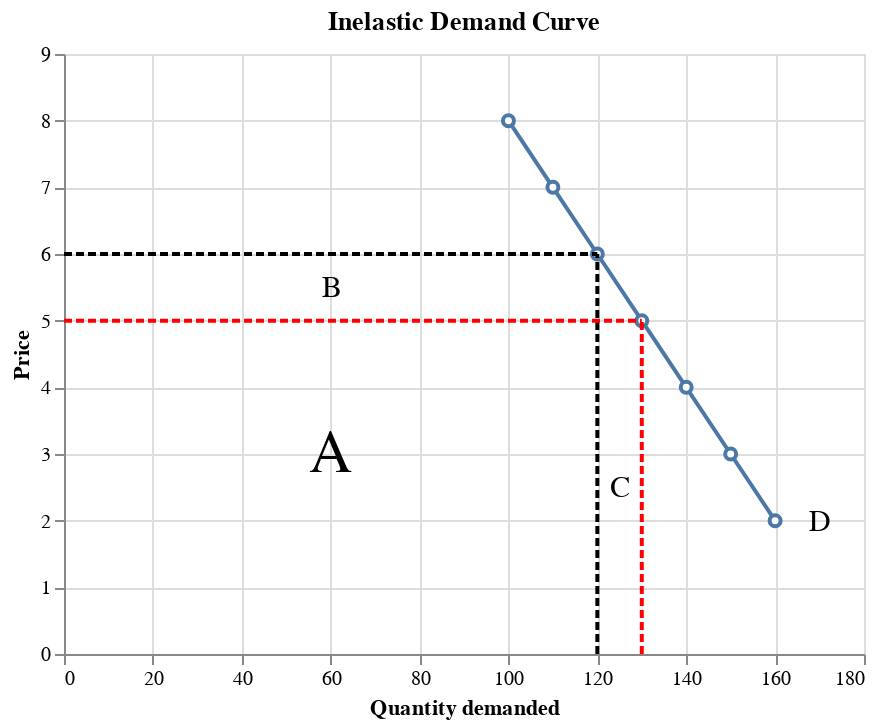

Notebook source saved alongside this figure:
### Markdown cell above
## Elasticity and Total Revenue

Total revenue
: Total value of sales of a good or service.
: <math xmlns="http://www.w3.org/1998/Math/MathML">
  <mtext>Total Revenue</mtext>
  <mo>=</mo>
  <mi>P</mi>
  <mi>r</mi>
  <mi>i</mi>
  <mi>c</mi>
  <mi>e</mi>
  <mo>&#x00D7;<!-- × --></mo>
  <mtext>Quantity Sold</mtext>
</math>


> Previously, we mentioned that PED helps firms decide the product's price.

Except in the rare case of a good with perfectly elastic or perfectly inelastic demand, when a seller raises the price of a good, 2 countervailing effects are present:
- Price effect
- Quantity effect


But the quantity responds differently for elastic and inelastic products.
- Inelastic demand
    - Quantity is **insensitive** to a change in price.
    - If price increases, quantity demanded will fall a little.
    - If price decreases, quantity demanded increases a little.
    - People will continue to buy it.
- Elastic demand
    - Quantity is **sensitive** to a change in price.
    - If price increases, quantity demanded will fall a lot.
    - If price decreases, quantity demanded increases a lot.

> Let's see how PED affects revenue.

**Inelastic demand**<br>
The figure below shows how the revenue changes with a change in price.<br>
Case 1: The quantity demanded is 130 when the price is 5.<br>
Case 2: The quantity demanded is 120 when the price is 6.<br>
Total revenue is the area of the rectangle (price x quantity). Both cases share a common area, A, but the area of B is greater than the area of C. Total revenue in the case 2 is greater than in the case 1.

This is because the percentage change of quantity demanded is less than the percentage change of quantity price.<br>

**If demand for a good is inelastic (the price elasticity of demand is less than 1), a higher price increases total revenue.**

### Code cell
df = pd.DataFrame(data={'price': list(range(2,9)), 'q':list(range(160,99,-10))})
fig1 = alt.Chart(df).mark_line(point=alt.OverlayMarkDef(filled=False, fill='white')).encode(
    alt.X('q', title='Quantity demanded', scale=alt.Scale(domain=[0,170])),
    alt.Y('price', title='Price', scale=alt.Scale(domain=[0,9])),
).properties(title='Inelastic Demand Curve')

text1 = alt.Chart({'values':[{'x': 170, 'y': 2}]}).mark_text(
    text='D',
    fontSize=15
).encode(x='x:Q', y='y:Q')

df_v1 = pd.DataFrame(data={'price': [6, 6], 'q': [0, 120]})
fig_v1 = alt.Chart(df_v1).mark_line(color='black', strokeDash=[4, 2]).encode(
    alt.X('q', title='Quantity demanded'),
    alt.Y('price', title='Price')
)

df_h1 = pd.DataFrame(data={'price': [0, 6], 'q': [120, 120]})
fig_h1 = alt.Chart(df_h1).mark_line(color='black', strokeDash=[4, 2]).encode(
    alt.X('q', title='Quantity demanded'),
    alt.Y('price', title='Price')
)

df_v2 = pd.DataFrame(data={'price': [5, 5], 'q': [0, 130]})
fig_v2 = alt.Chart(df_v2).mark_line(color='red', strokeDash=[4, 2]).encode(
    alt.X('q', title='Quantity demanded'),
    alt.Y('price', title='Price')
)

df_h2 = pd.DataFrame(data={'price': [0, 5], 'q': [130, 130]})
fig_h2 = alt.Chart(df_h2).mark_line(color='red', strokeDash=[4, 2]).encode(
    alt.X('q', title='Quantity demanded'),
    alt.Y('price', title='Price')
)

text2 = alt.Chart({'values':[{'x': 60, 'y': 3}]}).mark_text(
    text='A',
    fontSize=30
).encode(x='x:Q', y='y:Q')

text3 = alt.Chart({'values':[{'x': 60, 'y': 5.5}]}).mark_text(
    text='B',
    fontSize=15
).encode(x='x:Q', y='y:Q')

text4 = alt.Chart({'values':[{'x': 125, 'y': 2.5}]}).mark_text(
    text='C',
    fontSize=15
).encode(x='x:Q', y='y:Q')

fig1 + text1 + fig_v1 + fig_h1 + fig_v2 + fig_h2 + text2 + text3 + text4

### Figure 1 — Vega-Lite specification as saved in the notebook (floating-point values rounded to 4 significant figures)
{"config": {"view": {"continuousWidth": 400, "continuousHeight": 300}}, "layer": [{"data": {"name": "data-8e135aa3eacaae35311c31dea5153739"}, "mark": {"type": "line", "point": {"fill": "white", "filled": false}}, "encoding": {"x": {"type": "quantitative", "field": "q", "scale": {"domain": [0, 170]}, "title": "Quantity demanded"}, "y": {"type": "quantitative", "field": "price", "scale": {"domain": [0, 9]}, "title": "Price"}}, "title": "Inelastic Demand Curve"}, {"data": {"name": "data-9399817eb1708d5013370c96aaa32ba6"}, "mark": {"type": "text", "fontSize": 15, "text": "D"}, "encoding": {"x": {"type": "quantitative", "field": "x"}, "y": {"type": "quantitative", "field": "y"}}}, {"data": {"name": "data-a79a69ae4775297525f948b67d47f5af"}, "mark": {"type": "line", "color": "black", "strokeDash": [4, 2]}, "encoding": {"x": {"type": "quantitative", "field": "q", "title": "Quantity demanded"}, "y": {"type": "quantitative", "field": "price", "title": "Price"}}}, {"data": {"name": "data-33405bfd72e238783b2bdd72c8d7a56f"}, "mark": {"type": "line", "color": "black", "strokeDash": [4, 2]}, "encoding": {"x": {"type": "quantitative", "field": "q", "title": "Quantity demanded"}, "y": {"type": "quantitative", "field": "price", "title": "Price"}}}, {"data": {"name": "data-73a175bb167ae4ba895a8295b8eb733b"}, "mark": {"type": "line", "color": "red", "strokeDash": [4, 2]}, "encoding": {"x": {"type": "quantitative", "field": "q", "title": "Quantity demanded"}, "y": {"type": "quantitative", "field": "price", "title": "Price"}}}, {"data": {"name": "data-50f95829416175a29a135dbf7b9340b9"}, "mark": {"type": "line", "color": "red", "strokeDash": [4, 2]}, "encoding": {"x": {"type": "quantitative", "field": "q", "title": "Quantity demanded"}, "y": {"type": "quantitative", "field": "price", "title": "Price"}}}, {"data": {"name": "data-e316ecaeb675e8efb40a29b27a058fce"}, "mark": {"type": "text", "fontSize": 30, "text": "A"}, "encoding": {"x": {"type": "quantitative", "field": "x"}, "y": {"type": "quantitative", "field": "y"}}}, {"data": {"name": "data-8959e055668e9daf563eacbb78d52a84"}, "mark": {"type": "text", "fontSize": 15, "text": "B"}, "encoding": {"x": {"type": "quantitative", "field": "x"}, "y": {"type": "quantitative", "field": "y"}}}, {"data": {"name": "data-f2223d8b79f6dadc3fd9ada0869f6a5c"}, "mark": {"type": "text", "fontSize": 15, "text": "C"}, "encoding": {"x": {"type": "quantitative", "field": "x"}, "y": {"type": "quantitative", "field": "y"}}}], "$schema": "https://vega.github.io/schema/vega-lite/v4.8.1.json", "datasets": {"data-8e135aa3eacaae35311c31dea5153739": [{"price": 2, "q": 160}, {"price": 3, "q": 150}, {"price": 4, "q": 140}, {"price": 5, "q": 130}, {"price": 6, "q": 120}, {"price": 7, "q": 110}, {"price": 8, "q": 100}], "data-9399817eb1708d5013370c96aaa32ba6": [{"x": 170, "y": 2}], "data-a79a69ae4775297525f948b67d47f5af": [{"price": 6, "q": 0}, {"price": 6, "q": 120}], "data-33405bfd72e238783b2bdd72c8d7a56f": [{"price": 0, "q": 120}, {"price": 6, "q": 120}], "data-73a175bb167ae4ba895a8295b8eb733b": [{"price": 5, "q": 0}, {"price": 5, "q": 130}], "data-50f95829416175a29a135dbf7b9340b9": [{"price": 0, "q": 130}, {"price": 5, "q": 130}], "data-e316ecaeb675e8efb40a29b27a058fce": [{"x": 60, "y": 3}], "data-8959e055668e9daf563eacbb78d52a84": [{"x": 60, "y": 5.5}], "data-f2223d8b79f6dadc3fd9ada0869f6a5c": [{"x": 125, "y": 2.5}]}}
